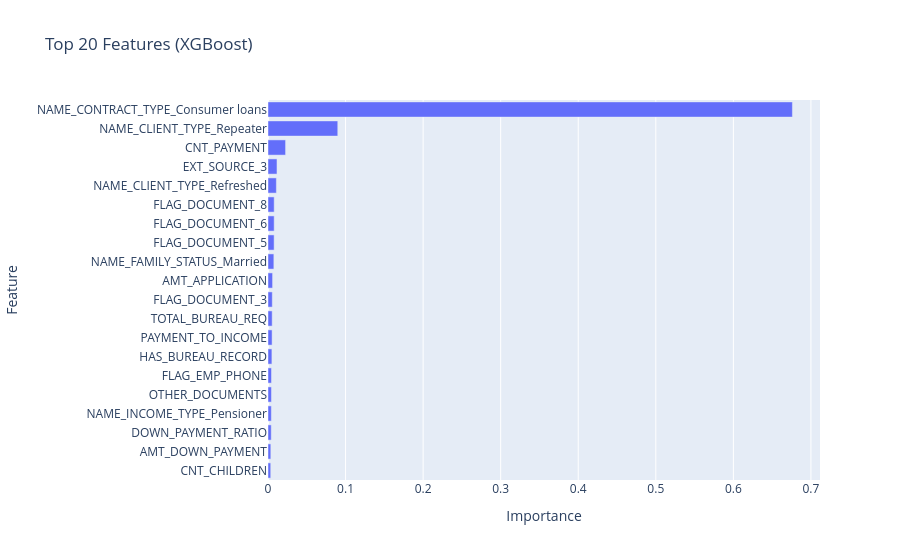

Notebook source saved alongside this figure:
### Code cell
px.bar(fi.head(20), x='Importance', y='Feature', orientation='h',
       title='Top 20 Features (XGBoost)').update_yaxes(autorange='reversed')

### Figure 1 — Plotly figure (JSON) as saved in the notebook; plotly's stock layout.template omitted (floating-point values rounded to 4 significant figures)
{"data": [{"hovertemplate": "Importance=%{x}<br>Feature=%{y}<extra></extra>", "legendgroup": "", "marker": {"color": "#636efa", "pattern": {"shape": ""}}, "name": "", "orientation": "h", "showlegend": false, "textposition": "auto", "type": "bar", "x": [0.6761, 0.08995, 0.02266, 0.01157, 0.0108, 0.007965, 0.00796, 0.007893, 0.007554, 0.0059, 0.005528, 0.005389, 0.00528, 0.005026, 0.004517, 0.004448, 0.004301, 0.004184, 0.00364, 0.003522], "xaxis": "x", "y": ["NAME_CONTRACT_TYPE_Consumer loans", "NAME_CLIENT_TYPE_Repeater", "CNT_PAYMENT", "EXT_SOURCE_3", "NAME_CLIENT_TYPE_Refreshed", "FLAG_DOCUMENT_8", "FLAG_DOCUMENT_6", "FLAG_DOCUMENT_5", "NAME_FAMILY_STATUS_Married", "AMT_APPLICATION", "FLAG_DOCUMENT_3", "TOTAL_BUREAU_REQ", "PAYMENT_TO_INCOME", "HAS_BUREAU_RECORD", "FLAG_EMP_PHONE", "OTHER_DOCUMENTS", "NAME_INCOME_TYPE_Pensioner", "DOWN_PAYMENT_RATIO", "AMT_DOWN_PAYMENT", "CNT_CHILDREN"], "yaxis": "y"}], "layout": {"barmode": "relative", "legend": {"tracegroupgap": 0}, "title": {"text": "Top 20 Features (XGBoost)"}, "xaxis": {"anchor": "y", "domain": [0, 1], "title": {"text": "Importance"}}, "yaxis": {"anchor": "x", "autorange": "reversed", "domain": [0, 1], "title": {"text": "Feature"}}}}
